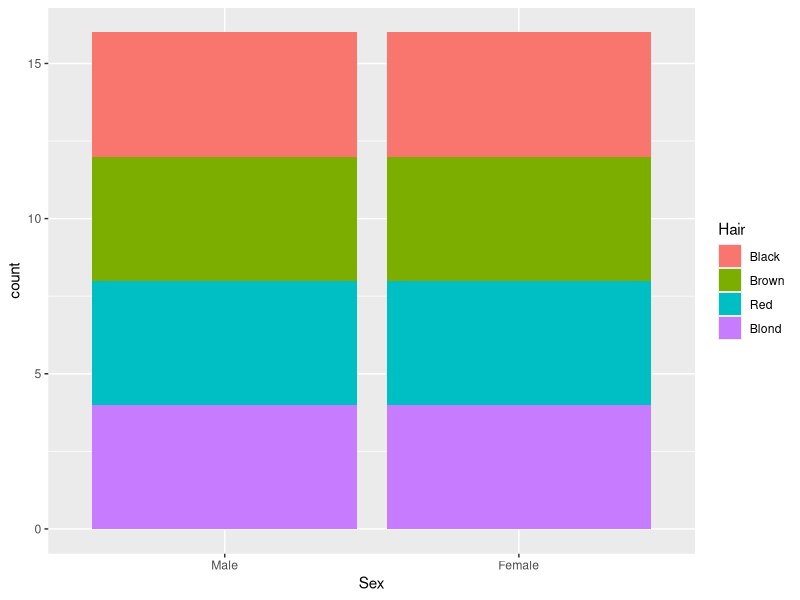
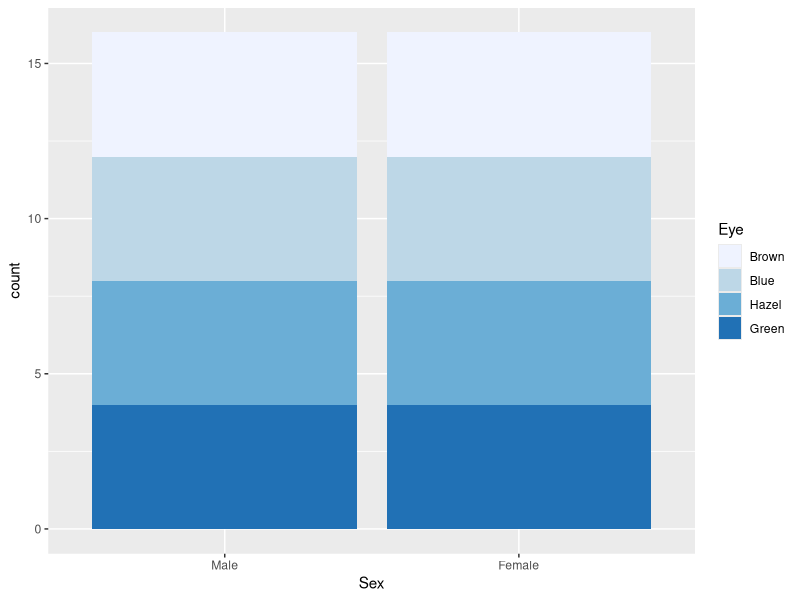
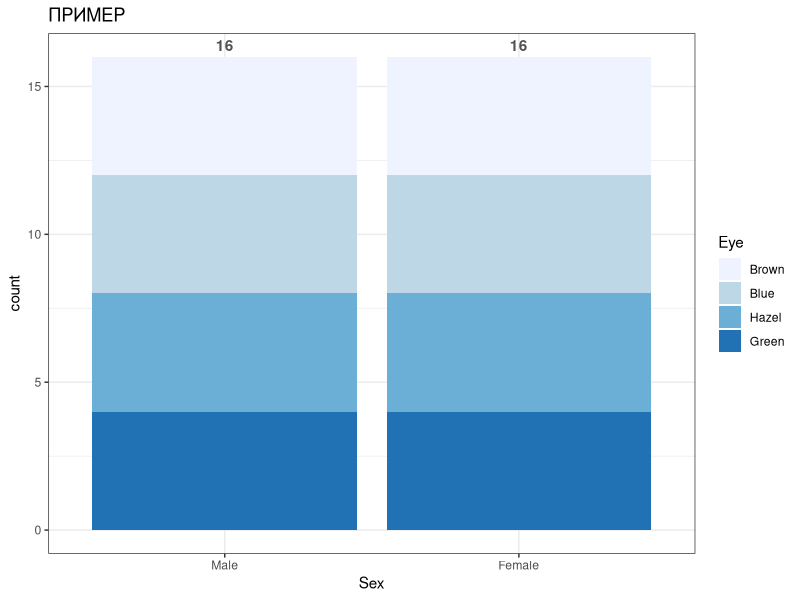
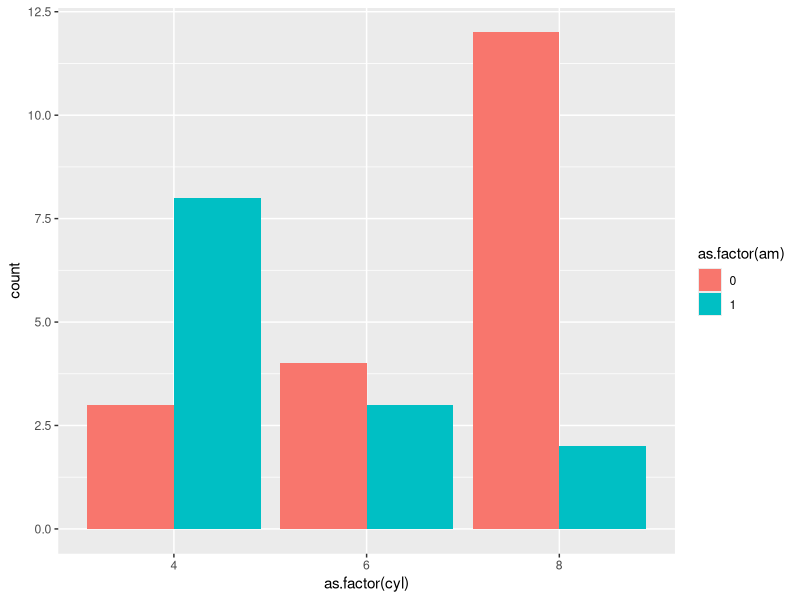
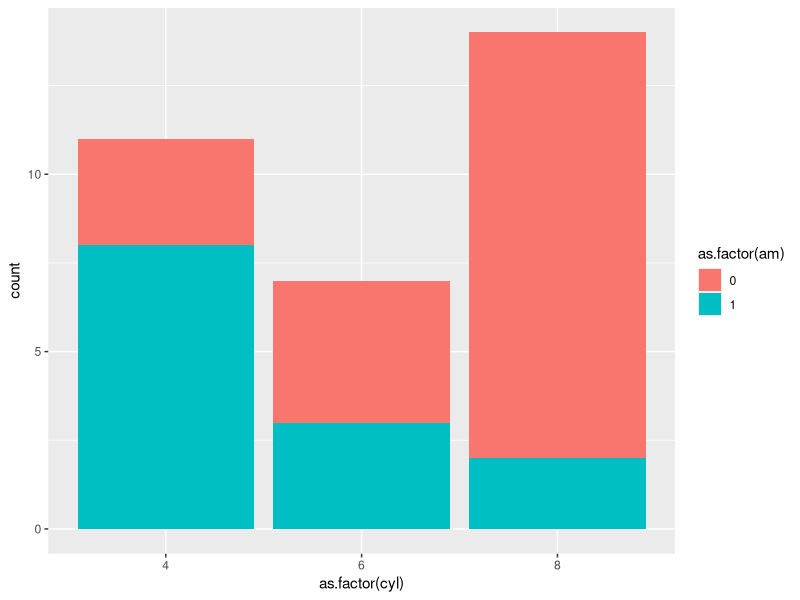
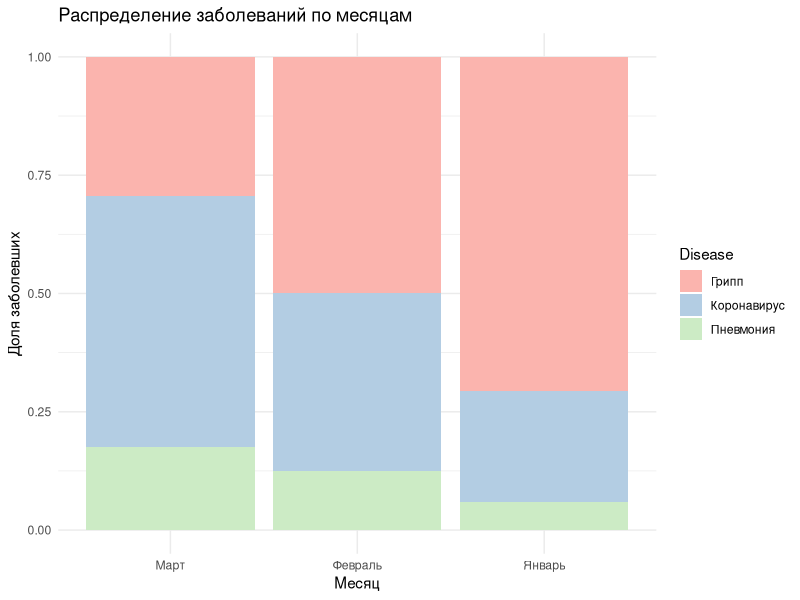
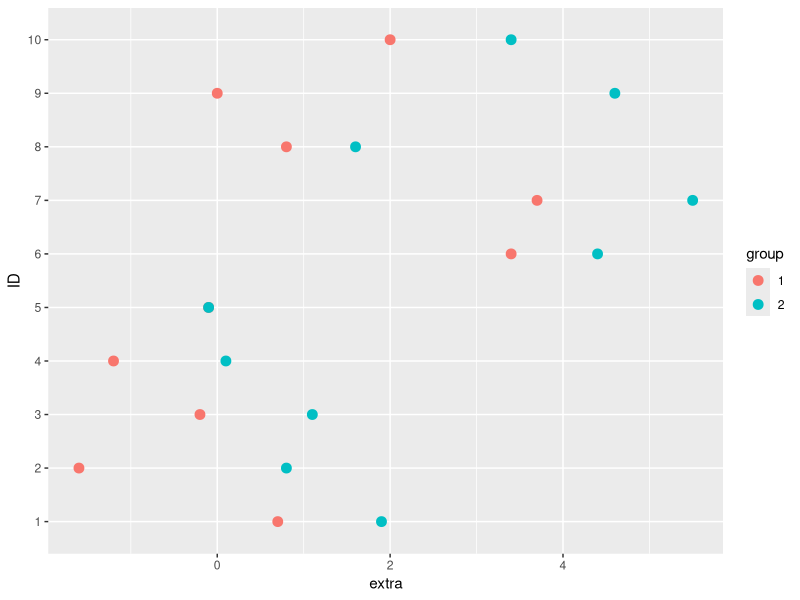
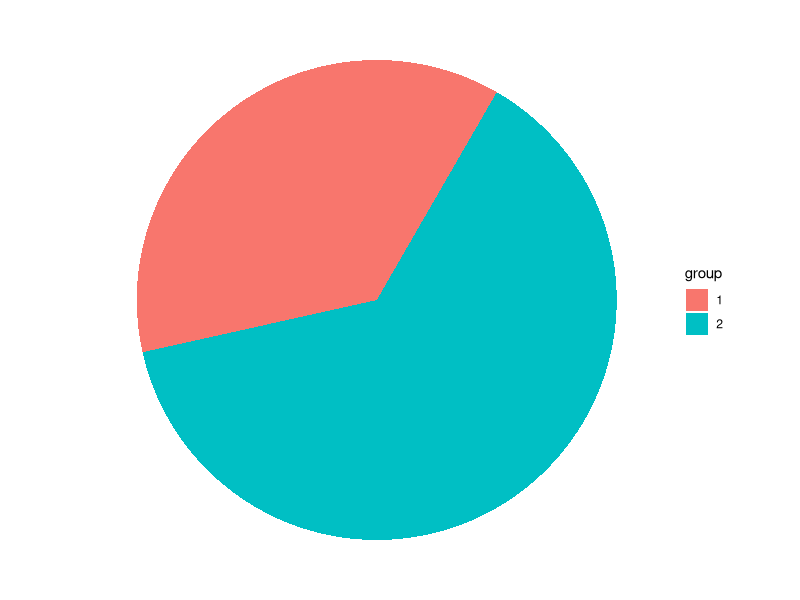

The R script that drew these images, in order:
## ---- chunk 1
data <- HairEyeColor
Patient <- data.frame(data)
Patient
## ---- chunk 2
library(ggplot2)
Patient <- data.frame(HairEyeColor)
ggplot(data =  Patient, aes(Sex)) + geom_bar(aes(fill=Hair))
## ---- chunk 3
library(ggplot2)
Patient <- data.frame(HairEyeColor)
ggplot(data =  Patient, aes(Sex)) + geom_bar(aes(fill=Eye))+
  scale_fill_brewer(palette = "Blues")

## ---- chunk 4
library(ggplot2)
Patient <- data.frame(HairEyeColor)
ggplot(data =  Patient, aes(Sex)) + geom_bar(aes(fill=Eye)) +
  scale_fill_brewer(palette = "Blues") + theme_bw() +
  geom_text(aes(label = ..count..),stat="count",vjust = -0.5, colour = "gray32", fontface = 'bold') + labs(title = "ПРИМЕР") 
  

## ---- chunk 5
library(ggplot2)
my_data <- data.frame(mtcars)
ggplot(data = my_data, aes(x = as.factor(cyl), fill = as.factor(am))) + 
    geom_bar(position = "dodge")
## ---- chunk 6
library(ggplot2)
my_data <- data.frame(mtcars)
ggplot(data = my_data, aes(x = as.factor(cyl), fill = as.factor(am))) + 
    geom_bar(position = "stack")

## ---- chunk 7
data_frame <- data.frame(
  Month = rep(c('Январь', 'Февраль', 'Март'), each = 3),
  Disease = c('Грипп', 'Коронавирус', 'Пневмония', 'Грипп', 'Коронавирус', 'Пневмония', 'Грипп', 'Коронавирус', 'Пневмония'),
  Cases = c(120, 40, 10, 80, 60, 20, 50, 90, 30)
)
ggplot(data_frame, aes(x = Month, y = Cases, fill = Disease)) +
  geom_bar(stat="identity", position = "fill") +
  labs(title = "Распределение заболеваний по месяцам", 
       y = "Доля заболевших", x = "Месяц") +
  theme_minimal() +
  scale_fill_brewer(palette="Pastel1")

## ---- chunk 8
data <- sleep
Students <- data.frame(data)
library(ggplot2)
ggplot(data =  Students, aes(extra,ID)) + geom_point(aes(color=group), size=3)
 
## ---- chunk 9
data <- sleep
Students <- data.frame(data)
library(ggplot2)
ggplot(data =  Students, aes(x="", y=extra, fill=group)) +  geom_bar(stat="identity", width=1) + coord_polar("y", start=0) + theme_void()
## ---- chunk 10
data <- sleep
Students <- data.frame(data)
library(ggplot2)
ggplot(data =  Students, aes(extra, color = group)) + geom_density() + theme_bw()
## ---- chunk 11
library(ggplot2)
data <- sleep
Students <- data.frame(data)
ggplot(data =  Students, aes(extra)) + geom_bar(aes(fill=group)) +
    coord_polar(theta="x",direction = 1) + labs(title = "ПРИМЕР") 
